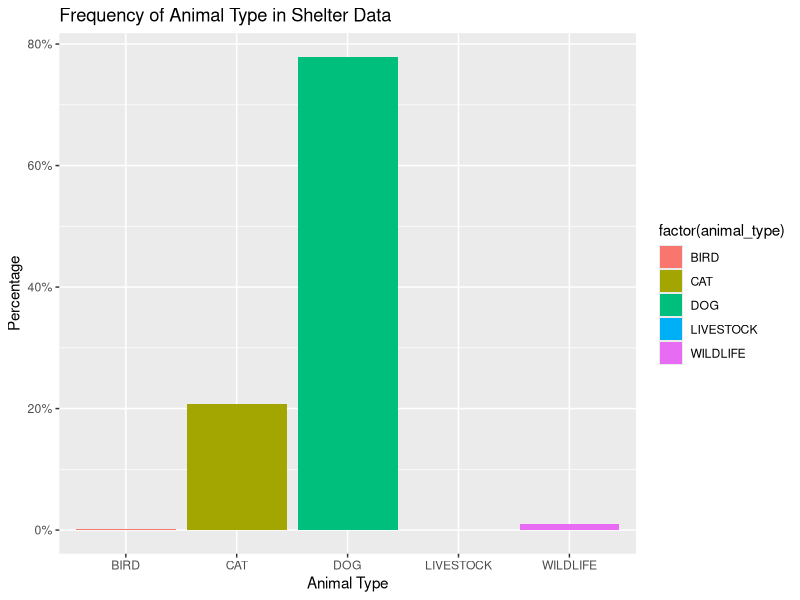
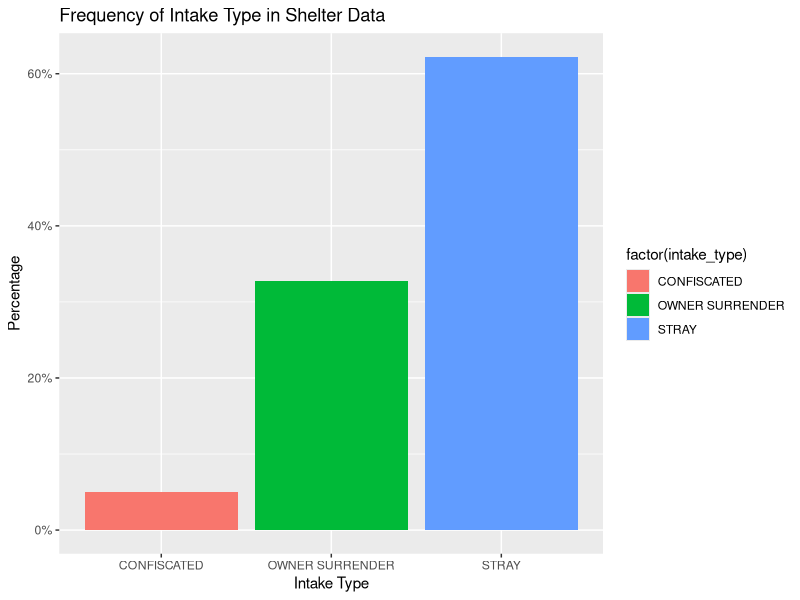
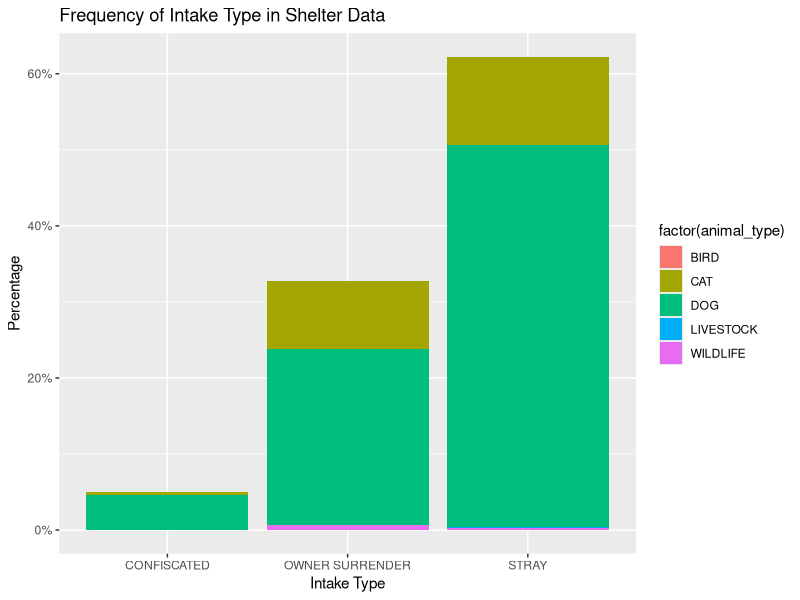

The R source for these figures, in order: (Note: this script raises an error after producing the figures.)
## ---- chunk 1
knitr::opts_chunk$set(echo = TRUE)
library(readr)
library(ggplot2)
library(tidyr)
library(dplyr)
library(kableExtra)
library(scales)
library(skimr)
library(magrittr)
animals = read_csv("dataset11.csv")
## ---- chunk 2

animals %>% 
  group_by(animal_type) %>% 
  summarize(counts=n()) %>% 
  mutate(proportion=percent(counts/sum(counts))) %>% 
  kable()

ggplot(animals, mapping=aes(x=animal_type, fill=factor(animal_type))) +  
  geom_bar(aes(y = (..count..)/sum(..count..))) +
  scale_y_continuous(labels=percent)+
  labs(title="Frequency of Animal Type in Shelter Data",
       x="Animal Type", y="Percentage")
  
## ---- chunk 3
animals.cleaned = animals %>% 
  filter(animal_type=="DOG"|animals$animal_type=="CAT")
## ---- chunk 4

# animals$date = as.yearmon(paste(animals$year, animals$month), "%Y %m")

animals %>% 
  group_by(intake_type) %>% 
  summarize(counts=n()) %>% 
  mutate(proportion=percent(counts/sum(counts))) %>% 
  kable()

ggplot(animals, mapping=aes(x=intake_type, fill=factor(intake_type))) +  
  geom_bar(aes(y = (..count..)/sum(..count..))) +
  scale_y_continuous(labels=percent)+
  labs(title="Frequency of Intake Type in Shelter Data",
       x="Intake Type", y="Percentage")

ggplot(animals, mapping=aes(x=intake_type, fill=factor(animal_type))) +  
  geom_bar(aes(y = (..count..)/sum(..count..))) +
  scale_y_continuous(labels=percent)+
  labs(title="Frequency of Intake Type in Shelter Data",
       x="Intake Type", y="Percentage")
## ---- chunk 5

# adding a date column
View(animals)
animals %>% 
  group_by(date) %>% 
  summarize(Animals_arriving=n()) %>% 
  ggplot(mapping = aes(x=date, y=Animals_arriving))+
  geom_line(col="blue")+
  labs(title="Animals Arrival Timeseries", x="Date", y="Animal Arrival")

## ---- chunk 6

animals %>% 
  select(time_at_shelter) %>% 
  skim() %>% 
  kable

animals %>% 
  select(time_at_shelter) %>% 
  ggplot(mapping=aes(x=time_at_shelter))+
  geom_histogram(col="white", binwidth = 3)

## ---- chunk 7

animals %>% 
  group_by(outcome_type) %>% 
  ggplot(mapping=aes(y=time_at_shelter, color=factor(outcome_type)))+
  geom_boxplot()

animals %>% 
  group_by(outcome_type) %>% 
  summarize(mean.time.at.shelter = round(mean(time_at_shelter),0),
            median.time.at.shelter = round(median(time_at_shelter),2),
            max.time.at.shelter=round(max(time_at_shelter),2)) %>% 
  kable()
